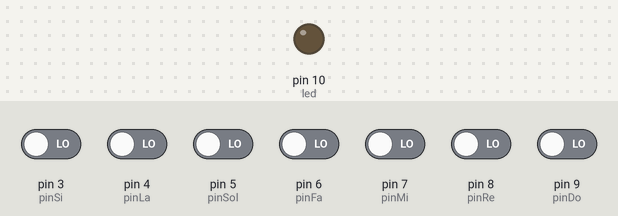
Simulated run of this sketch. Board: Arduino Leonardo, built with avr-gcc and run on an emulated ATmega32U4. Shown: output pins drawn as LEDs (lit = HIGH). Inputs (shaded band) come from the test bench; at power-on: pin 3 (pinSi), pin 4 (pinLa), pin 5 (pinSol), pin 6 (pinFa), pin 7 (pinMi), pin 8 (pinRe), pin 9 (pinDo) LOW.

Above: at 1.2 s.
1.3 s: pin 3 (pinSi) driven HIGH
At 2.5 s:
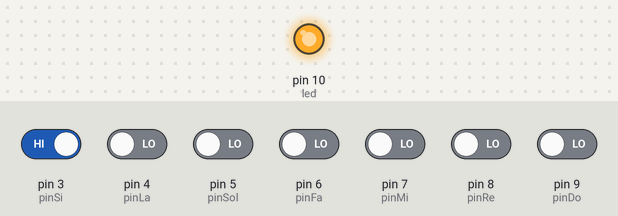
2.8 s: pin 3 (pinSi) driven LOW
At 3.8 s:
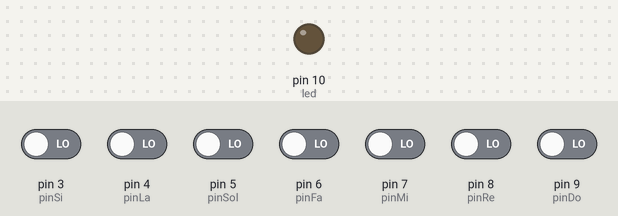
4.3 s: pin 4 (pinLa) driven HIGH
At 5.0 s:
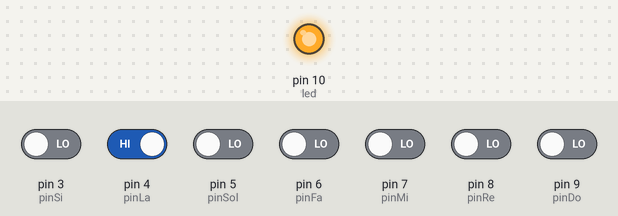
Timing chart, 0 to 7.3 s (numbered marks = the images above; inputs shaded):
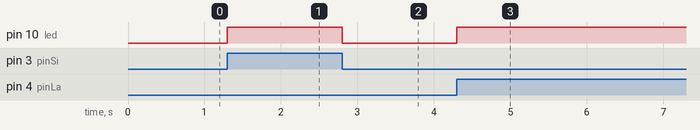

The sketch:

codigo.ino
```cpp
#include "MIDIUSB.h"


const int pinDo = 9;  // Nota 51
const int pinRe = 8;  // Nota 52
const int pinMi = 7;  // Nota 53
const int pinFa = 6;  // Nota 54
const int pinSol = 5; // Nota 55
const int pinLa = 4;  // Nota 56
const int pinSi = 3;  // Nota 57
const int led = 10;

int estadoAntDo = LOW;
int estadoAntRe = LOW;
int estadoAntMi = LOW;
int estadoAntFa = LOW;
int estadoAntSol = LOW;
int estadoAntLa = LOW;
int estadoAntSi = LOW;

void noteOn(byte channel, byte pitch, byte velocity) {
  midiEventPacket_t msg = {0x09, (byte)(0x90 | channel), pitch, velocity};
  MidiUSB.sendMIDI(msg);
  MidiUSB.flush();
}

void noteOff(byte channel, byte pitch, byte velocity) {
  midiEventPacket_t msg = {0x08, (byte)(0x80 | channel), pitch, velocity};
  MidiUSB.sendMIDI(msg);
  MidiUSB.flush();
}

void setup() {
  pinMode(pinDo, INPUT);
  pinMode(pinRe, INPUT);
  pinMode(pinMi, INPUT);
  pinMode(pinFa, INPUT);
  pinMode(pinSol, INPUT);
  pinMode(pinLa, INPUT);
  pinMode(pinSi, INPUT);
  pinMode(led, OUTPUT);
}

void loop() {
  // --- DO (Pin 9 -> Nota 51) ---
  int estadoActDo = digitalRead(pinDo);
  if (estadoActDo != estadoAntDo) {
    if (estadoActDo == HIGH) { digitalWrite(led, HIGH); noteOn(0, 51, 127); }
    else { digitalWrite(led, LOW); noteOff(0, 51, 0); }
    delay(50);
  }
  estadoAntDo = estadoActDo;

  // --- RE (Pin 8 -> Nota 52) ---
  int estadoActRe = digitalRead(pinRe);
  if (estadoActRe != estadoAntRe) {
    if (estadoActRe == HIGH) { digitalWrite(led, HIGH); noteOn(0, 52, 127); }
    else { digitalWrite(led, LOW); noteOff(0, 52, 0); }
    delay(50);
  }
  estadoAntRe = estadoActRe;

  // --- MI (Pin 7 -> Nota 53) ---
  int estadoActMi = digitalRead(pinMi);
  if (estadoActMi != estadoAntMi) {
    if (estadoActMi == HIGH) { digitalWrite(led, HIGH); noteOn(0, 53, 127); }
    else { digitalWrite(led, LOW); noteOff(0, 53, 0); }
    delay(50);
  }
  estadoAntMi = estadoActMi;

  // --- FA (Pin 6 -> Nota 54) ---
  int estadoActFa = digitalRead(pinFa);
  if (estadoActFa != estadoAntFa) {
    if (estadoActFa == HIGH) { digitalWrite(led, HIGH); noteOn(0, 54, 127); }
    else { digitalWrite(led, LOW); noteOff(0, 54, 0); }
    delay(50);
  }
  estadoAntFa = estadoActFa;

  // --- SOL (Pin 5 -> Nota 55) ---
  int estadoActSol = digitalRead(pinSol);
  if (estadoActSol != estadoAntSol) {
    if (estadoActSol == HIGH) { digitalWrite(led, HIGH); noteOn(0, 55, 127); }
    else { digitalWrite(led, LOW); noteOff(0, 55, 0); }
    delay(50);
  }
  estadoAntSol = estadoActSol;

  // --- LA (Pin 4 -> Nota 56) ---
  int estadoActLa = digitalRead(pinLa);
  if (estadoActLa != estadoAntLa) {
    if (estadoActLa == HIGH) { digitalWrite(led, HIGH); noteOn(0, 56, 127); }
    else { digitalWrite(led, LOW); noteOff(0, 56, 0); }
    delay(50);
  }
  estadoAntLa = estadoActLa;

  // --- SI (Pin 3 -> Nota 57) ---
  int estadoActSi = digitalRead(pinSi);
  if (estadoActSi != estadoAntSi) {
    if (estadoActSi == HIGH) { digitalWrite(led, HIGH); noteOn(0, 57, 127); }
    else { digitalWrite(led, LOW); noteOff(0, 57, 0); }
    delay(50);
  }
  estadoAntSi = estadoActSi;
}
```

Measured:
- after the input at 1.3 s, pin 10 (led): LOW → HIGH at once
- after the input at 2.8 s, pin 10 (led): HIGH → LOW at once
- after the input at 4.3 s, pin 10 (led): LOW → HIGH at once
